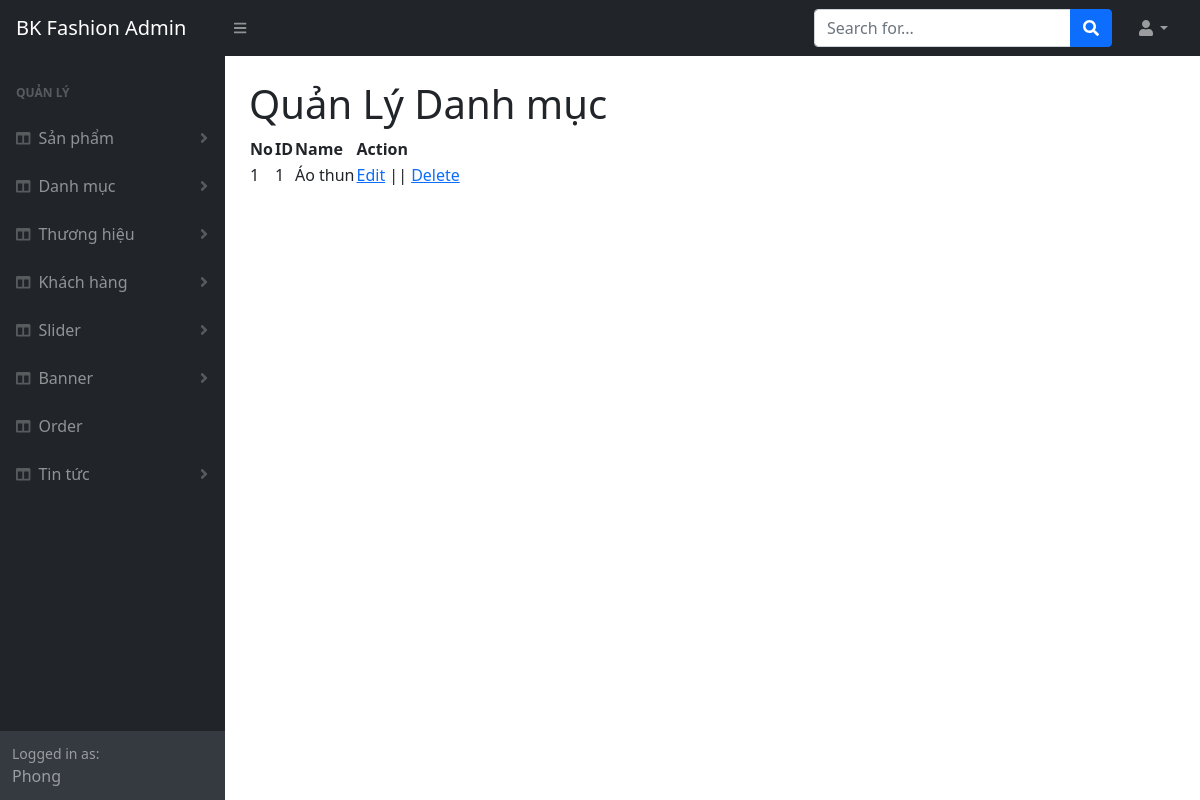
Page /admin/categorylist.php (signed in) on the earlier database version.
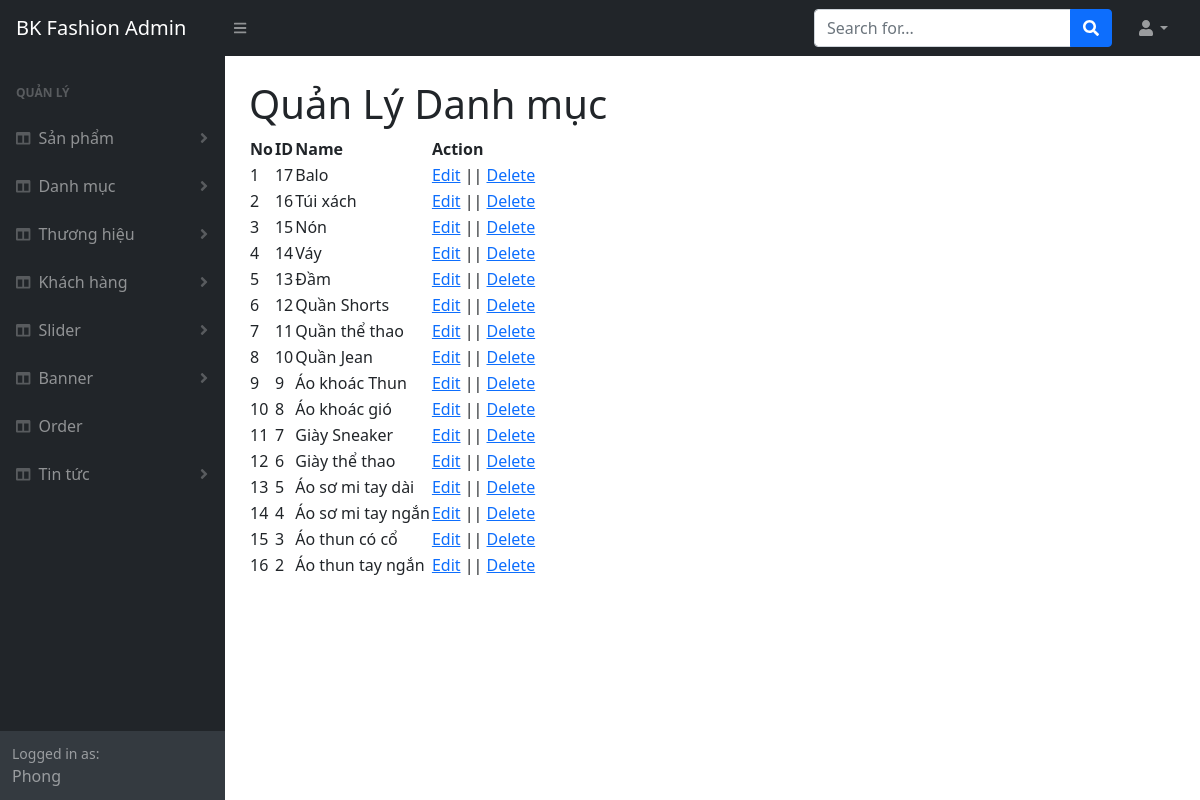
Same page on the later database version.
### tables this page shows
CREATE TABLE `tbl_category` (
  `categoryId` int(11) NOT NULL,
  `categoryName` varchar(255) NOT NULL
);

### lib/database.php (called while the page is built, shortened)
<?php
Class Database{
   public $host   = DB_HOST;
   public $user   = DB_USER;
   public $pass   = DB_PASS;
   public $dbname = DB_NAME;
   public $link;
private function connectDB(){
   $this->link = new mysqli($this->host, $this->user, $this->pass,
    $this->dbname);
   mysqli_set_charset($this->link,"utf8");
 }
public function select($query){
  $result = $this->link->query($query) or
   die($this->link->error.__LINE__);
  if($result->num_rows > 0){
    return $result;
  } else {
    return false;
  }
 }
}

### classes/category.php (called while the page is built, shortened)
<?php
	$filepath = realpath(dirname(__FILE__));
	include_once ($filepath.'/../lib/database.php');
class category
{
	private $db;
	public function __construct()
	{
		$this->db = new Database();
	}
	public function showCategory() {
		$query ="SELECT * FROM tbl_category ORDER BY categoryId DESC";
		$result = $this->db->select($query);
		return $result;
	}
}
?>

### admin/categorylist.php (the view, shortened to what this page needs)
<?php include 'inc_admin/header.php' ?>
<?php include 'inc_admin/sidebar.php' ?>
<?php include '../classes/category.php' ;
	$cat = new category();
?>
<div id="layoutSidenav_content">
                <main>
                    <div class="container-fluid px-4">
                        <h1 class="mt-4">Quản Lý Danh mục</h1>
                        <table id="datatablesSimple">
                            <thead>
                            <tr>
                                <th>No</th>
                                <th>ID</th>
                                <th>Name</th>
                                <th>Action</th>
                            </tr>
                            </thead>
                            <tbody>
                        	<?php
                        		$no = 0;
                                $result = $cat->showCategory();
			                	if($result != false) {
				                	while($row = $result->fetch_assoc())
				                		{
				                			$no++;
			                 	?>
                                        <tr>
                                            <td><?php echo $no ?></td>
                                            <td><?php echo $row['categoryId']; ?></td>
                                            <td><?php echo $row['categoryName']; ?></td>
											<td>
												<a href="categoryedit.php?categoryId=<?php echo $row['categoryId'] ;?>">Edit</a>
						|| <a onclick="return confirm('Bạn có chắc chắn xóa?')"  href="?deleteid=<?php echo $row['categoryId'] ?>">Delete</a>
											</td>
							<?php } ?>
						<?php } ?>
										</tr>
                                    </tbody>
                            </table>
                    </div>
                </main>
            </div>
<?php include 'inc_admin/footer.php' ?>

Differences in the rows shown:
removed tbl_category: categoryId "1", categoryName "Áo thun"
added tbl_category: categoryId "17", categoryName "Balo"
added tbl_category: categoryId "16", categoryName "Túi xách"
added tbl_category: categoryId "15", categoryName "Nón"
added tbl_category: categoryId "14", categoryName "Váy"
added tbl_category: categoryId "13", categoryName "Đầm"
added tbl_category: categoryId "12", categoryName "Quần Shorts"
added tbl_category: categoryId "11", categoryName "Quần thể thao"
added tbl_category: categoryId "10", categoryName "Quần Jean"
added tbl_category: categoryId "9", categoryName "Áo khoác Thun"
added tbl_category: categoryId "8", categoryName "Áo khoác gió"
added tbl_category: categoryId "7", categoryName "Giày Sneaker"
added tbl_category: categoryId "6", categoryName "Giày thể thao"
added tbl_category: categoryId "5", categoryName "Áo sơ mi tay dài"
added tbl_category: categoryId "4", categoryName "Áo sơ mi tay ngắn"
added tbl_category: categoryId "3", categoryName "Áo thun có cổ"
added tbl_category: categoryId "2", categoryName "Áo thun tay ngắn"
